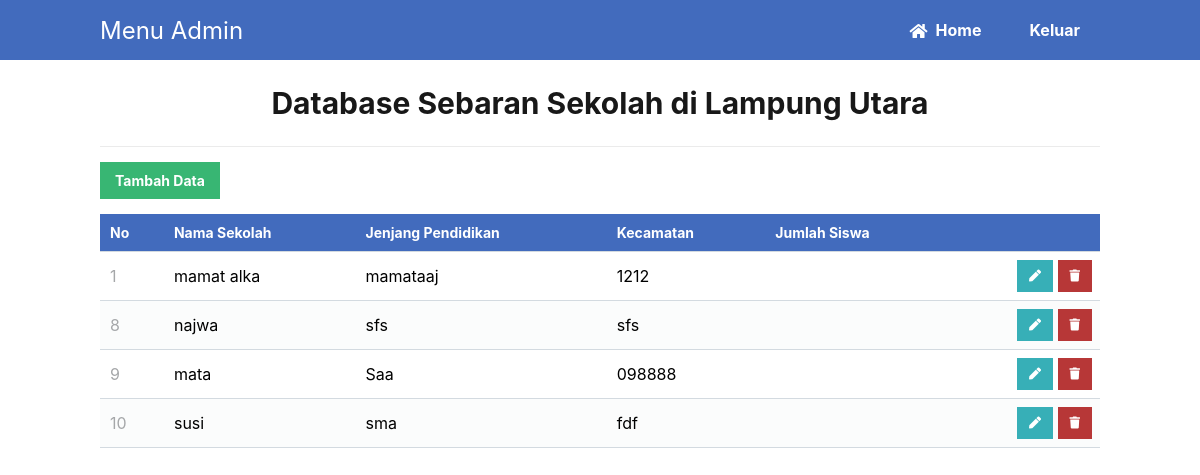
The page / on the database its author committed.
### tables this page shows
CREATE TABLE `sekolahdata` (
  `id` int(11) NOT NULL,
  `nama_sekolah` varchar(50) NOT NULL,
  `jenjang` varchar(50) NOT NULL,
  `kecamatan` varchar(30) NOT NULL
);

### index.php (the view, shortened to what this page needs)
<?php
include 'functions.php';
$pdo = pdo_connect_mysql();
$page = isset($_GET['page']) && is_numeric($_GET['page']) ? (int)$_GET['page'] : 1;
$records_per_page = 10;
$stmt = $pdo->prepare('SELECT * FROM sekolahdata ORDER BY id LIMIT :current_page, :record_per_page');
$stmt->bindValue(':current_page', ($page-1)*$records_per_page, PDO::PARAM_INT);
$stmt->bindValue(':record_per_page', $records_per_page, PDO::PARAM_INT);
$stmt->execute();
$contacts = $stmt->fetchAll(PDO::FETCH_ASSOC);
?>
<?=template_header('Home')?>
<div class="content read">
	<h2>Database Sebaran Sekolah di
Lampung Utara</h2>
	<a href="create.php" class="create-contact">Tambah Data</a>
	<table>
		<thead>
			<tr>
				<td>No</td>
				<td>Nama Sekolah</td>
				<td>Jenjang Pendidikan</td>
				<td>Kecamatan</td>
				<td>Jumlah Siswa</td>
				<td></td>
			</tr>
		</thead>
		<tbody>
			<?php foreach ($contacts as $contact): ?>
			<tr>
				<td><?=$contact['id']?></td>
				<td><?=$contact['nama_sekolah']?></td>
				<td><?=$contact['jenjang']?></td>
				<td><?=$contact['kecamatan']?></td>
				<td><?=$contact['jumlah_siswa']?></td>
				<td class="actions">
					<a href="update.php?id=<?=$contact['id']?>" class="edit"><i class="fas fa-pen fa-xs"></i></a>
					<a href="delete.php?id=<?=$contact['id']?>" class="trash"><i class="fas fa-trash fa-xs"></i></a>
				</td>
			</tr>
			<?php endforeach; ?>
		</tbody>
	</table>
</div>
<?=template_footer()?>

### functions.php (shortened to what this page needs)
<?php
function template_header($title) {
echo <<<EOT
<!DOCTYPE html>
<html>
	<head>
		<meta charset="utf-8">
		<title>$title</title>
		<link rel="stylesheet" href="style.css">
		<link rel="stylesheet" href="https://use.fontawesome.com/releases/v5.7.1/css/all.css">
	</head>
	<body>
    <nav class="navtop">
		<div>
			<h1>Menu Admin</h1>
            <a href="index.php"><i class="fas fa-home"></i>Home</a>
            <a href="../index.php"><i class="fas fa-back"></i>Keluar</a>
		</div>
    </nav>
EOT;
}
function template_footer() {
echo <<<EOT
    </body>
</html>
EOT;
}
?>

### style.css (style rules this page uses)
* { box-sizing: border-box; font-family: -apple-system, BlinkMacSystemFont, "segoe ui", roboto, oxygen, ubuntu, cantarell, "fira sans", "droid sans", "helvetica neue", Arial, sans-serif; font-size: 16px; -webkit-font-smoothing: antialiased; -moz-osx-font-smoothing: grayscale; }
body { background-color: #FFFFFF; margin: 0; }
.navtop { background-color: #426BBD; height: 60px; width: 100%; border: 0; }
.navtop div { display: flex; margin: 0 auto; width: 1000px; height: 100%; }
.navtop div h1, .navtop div a { display: inline-flex; align-items: center; }
.navtop div h1 { flex: 1; font-size: 24px; padding: 0; margin: 0; color: #ffffff; font-weight: normal; }
.navtop div a { padding: 0 20px; text-decoration: none; color: #ffffff; font-weight: bold; }
.navtop div a i { padding: 2px 8px 0 0; }
.content { width: 1000px; margin: 0 auto; }
.content h2 { margin: 0; padding: 25px 0; font-size: 30px; border-bottom: 1px solid #ebebeb; color: #181818; text-align: center; }
.read .create-contact { display: inline-block; text-decoration: none; background-color: #38b673; font-weight: bold; font-size: 14px; color: #FFFFFF; padding: 10px 15px; margin: 15px 0; }
.read table { width: 100%; padding-top: 30px; border-collapse: collapse; }
.read table thead { background-color: #426BBD; border-bottom: 1px solid #d3dae0; color: #FFFFFF; }
.read table thead td { padding: 10px; font-weight: bold; color: #ffffff; font-size: 14px; }
.read table tbody tr { border-bottom: 1px solid #d3dae0; }
.read table tbody tr:nth-child(even) { background-color: #fbfcfc; }
.read table tbody tr td { padding: 10px; }
.read table tbody tr td:nth-child(1) { color: #a5a7a9; }
.read table tbody tr td.actions { padding: 8px; text-align: right; }
.read table tbody tr td.actions .edit, .read table tbody tr td.actions .trash { display: inline-flex; text-align: right; text-decoration: none; color: #FFFFFF; padding: 10px 12px; }
.read table tbody tr td.actions .trash { background-color: #b73737; }
.read table tbody tr td.actions .edit { background-color: #37afb7; }

### rows shown on the page
sekolahdata: id "1", nama_sekolah "mamat alka", jenjang "mamataaj", kecamatan "1212"
sekolahdata: id "8", nama_sekolah "najwa", jenjang "sfs", kecamatan "sfs"
sekolahdata: id "9", nama_sekolah "mata", jenjang "Saa", kecamatan "098888"
sekolahdata: id "10", nama_sekolah "susi", jenjang "sma", kecamatan "fdf"
